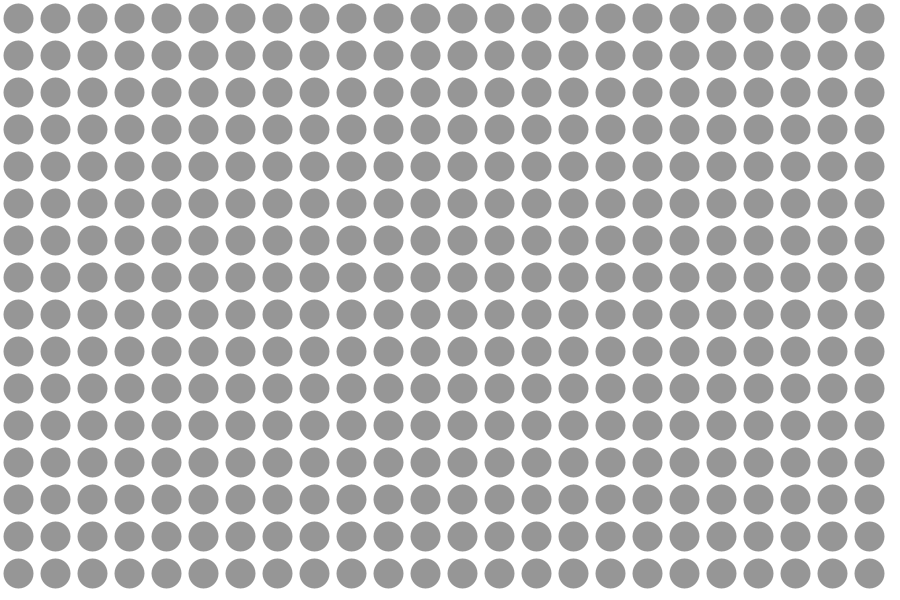
Frame 1 (no input)
Frame 60 (the mouse pressed at the canvas centre just before this capture): identical to frame 1, image omitted
Frame 120 (the mouse held since frame 60 and released just before this capture): identical to frame 1, image omitted

The Processing sketch that drew this single still picture (run headless with seeded random() and noise(); from frame 60 on, the mouse is pressed at the canvas centre):

// Processing sketch: example_sectors_00
// ── example_sectors_00.pde
int sectors_wide = 24;
int sectors_tall = 16;
int sector_w, sector_h;


void setup() {
  size(900, 600); 
  sector_w = width / sectors_wide;
  sector_h = height / sectors_tall;

  noStroke();
  fill(150);
}

void draw() {
  background(255);

  // Nested for loops for getting the grid
  for (int x=0; x < sectors_wide; x++) {
    for (int y=0; y < sectors_tall; y++) {
      float half_width = sector_w / 2.0;
      float half_height = sector_h / 2.0;
      
      // Create a PVector to store the point where we'll
      // draw a circle.
      PVector circleCenter = new PVector(x*sector_w + half_width,y*sector_h + half_height);
      
      // Draw the circle.
      ellipse(circleCenter.x,circleCenter.y,30,30);
    }
  }
}
